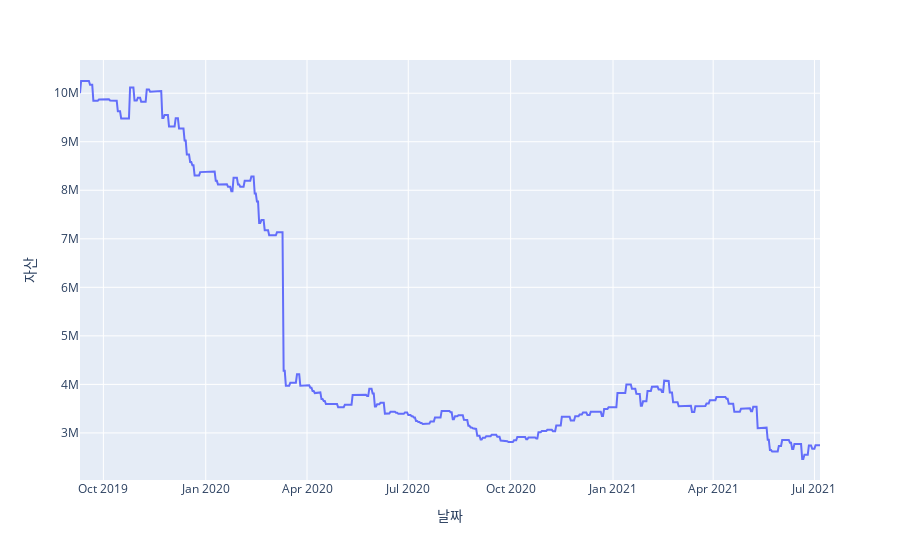

The notebook cell this image was saved under:
### Code cell
px.line(df, x=df.index, y="자산")

### Figure 1 — Plotly figure (JSON) as saved in the notebook; plotly's stock layout.template omitted (floating-point values rounded to 4 significant figures; data arrays with more than 128 entries replaced by an {"elided": "..."} marker saying what was removed)
{"data": [{"hovertemplate": "날짜=%{x}<br>자산=%{y}<extra></extra>", "legendgroup": "", "line": {"color": "#636efa", "dash": "solid"}, "mode": "lines", "name": "", "orientation": "v", "showlegend": false, "type": "scatter", "x": {"elided": "666 str values"}, "xaxis": "x", "y": {"elided": "666 float values"}, "yaxis": "y"}], "layout": {"legend": {"tracegroupgap": 0}, "margin": {"t": 60}, "xaxis": {"anchor": "y", "domain": [0, 1], "title": {"text": "날짜"}}, "yaxis": {"anchor": "x", "domain": [0, 1], "title": {"text": "자산"}}}}
